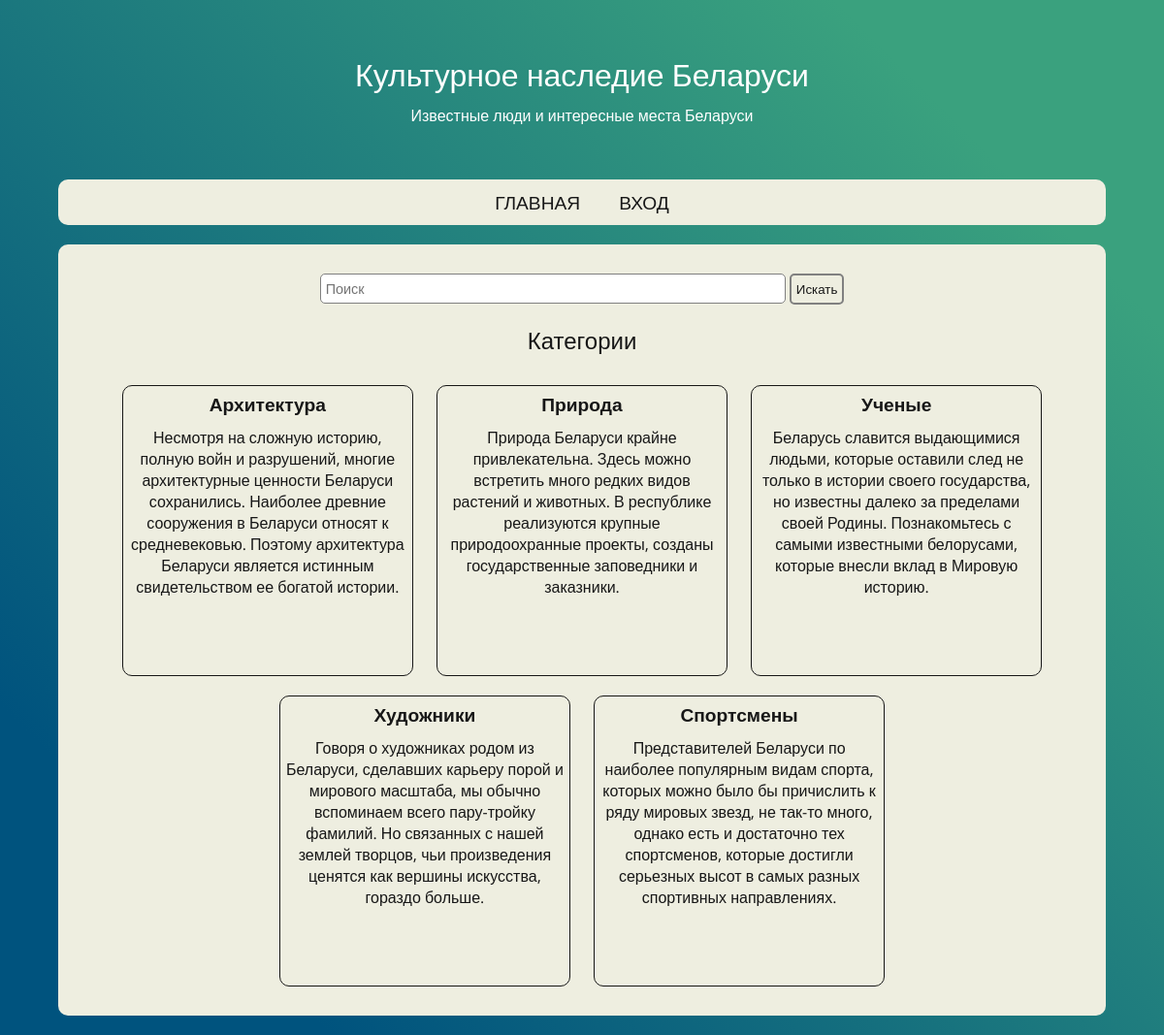
Page /pages/home.php on the committed database.
### tables this page shows
CREATE TABLE `categories` (
  `id` int(11) NOT NULL,
  `title` varchar(100) NOT NULL,
  `description` varchar(255) NOT NULL
);

### pages/home.php (the view, shortened to what this page needs)
<!DOCTYPE html>
<html lang="ru">
<head>
	<?php require '../includes/config.php' ?>
	<?php include '../includes/common-header.php' ?>
	<link rel="stylesheet" type="text/css" href="../css/home.css?version=1.0">
	<link rel="stylesheet" type="text/css" href="../css/post-info.css?version=1.0">
	<link rel="stylesheet" type="text/css" href="../css/post.css?version=1.0">
	<link rel="stylesheet" type="text/css" href="../css/logo.css?version=1.0">
</head>
<body>
	<?php include '../includes/logo.php' ?>
	<?php include '../includes/topnav.php' ?>
	<div class="wrapper">
		<form method="get" action="../pages/search-results.php" autocomplete="off">
			<input class="search-input" type="text" placeholder="Поиск" name="search_key" value="<?php if (isset($key)) {echo $key;} ?>" maxlength="25">
			<button class="send-button" type="submit">Искать</button>
		</form>
		<div class="subtitle">
			<span>Категории</span>
		</div>
		<div class="category-wrapper">
			<?php
				$categories = mysqli_query($connection, "SELECT * from `categories`");
				if (mysqli_num_rows($categories) > 0) {
					while ($category = mysqli_fetch_assoc($categories)) {
						?>
						<div class="category-item">
								<a href="category.php?cat=<?php echo $category['id'] ?>">
									<span class="cat-title"><?php echo $category['title'] ?></span>
									<span class="cat-description"><?php echo $category['description'] ?></span>
								</a>
						</div>
						<?php
					}
				}
			?>
		</div>
	</div>
</body>
</html>

### css/main.css (style rules this page uses)
* { margin: 0; padding: 0; font-family: 'Open Sans', sans-serif; color: #171717; box-sizing: border-box; }
body { background-image: linear-gradient(45deg, #00537e 15%, #3aa17e 85%); min-height: 100vh; padding-top: 10px; }
a { text-decoration: none; }
.wrapper { width: 90%; display: flex; flex-direction: column; float: left; margin-left: 5%; margin-right: 5%; background-color: #eeeee0; padding: 20px; border-radius: 10px; margin-bottom: 20px; }
input, textarea { border-radius: 5px; border: 1px solid grey; padding: 5px; font-size: 0.9em; max-width: 100%; }
button { cursor: pointer; }
.send-button { margin-top: 10px; border-radius: 5px; padding: 5px; border: 2px solid grey; background-color: transparent; }

### css/home.css (style rules this page uses)
.category-wrapper { text-align: center; }
.category-item { vertical-align: top; word-wrap: break-word; display: inline-block; width: 300px; min-height: 300px; margin: 10px; padding: 5px; border: 1px solid #171717; border-radius: 10px; }
.cat-title { font-weight: bold; font-size: 1.2em; margin-bottom: 10px; }
.cat-description, .cat-title { display: block; }
form, .about-project { text-align: center; }
.search-input { width: 40vw; }
.subtitle { text-align: center; margin: 20px 0; font-size: 1.5em; }

### rows in the picture
categories: title "Архитектура", description "Несмотря на сложную историю, полную войн и разрушений, многие архитектурные ценности Беларуси сохранились. Наиболее древние сооружения в Беларуси относят к средневековью. Поэтому архитектура Беларуси является истинным свидетельством ее богатой истории."
categories: title "Природа", description "Природа Беларуси крайне привлекательна. Здесь можно встретить много редких видов растений и животных. В республике реализуются крупные природоохранные проекты, созданы государственные заповедники и заказники."
categories: title "Ученые", description "Беларусь славится выдающимися людьми, которые оставили след не только в истории своего государства, но известны далеко за пределами своей Родины. Познакомьтесь с самыми известными белорусами, которые внесли вклад в Мировую историю."
categories: title "Художники", description "Говоря о художниках родом из Беларуси, сделавших карьеру порой и мирового масштаба, мы обычно вспоминаем всего пару-тройку фамилий. Но связанных с нашей землей творцов, чьи произведения ценятся как вершины искусства, гораздо больше."
categories: title "Спортсмены", description "Представителей Беларуси по наиболее популярным видам спорта, которых можно было бы причислить к ряду мировых звезд, не так-то много, однако есть и достаточно тех спортсменов, которые достигли серьезных высот в самых разных спортивных направлениях."

### other values in the picture
$params['title'] "Культурное наследие Беларуси"
